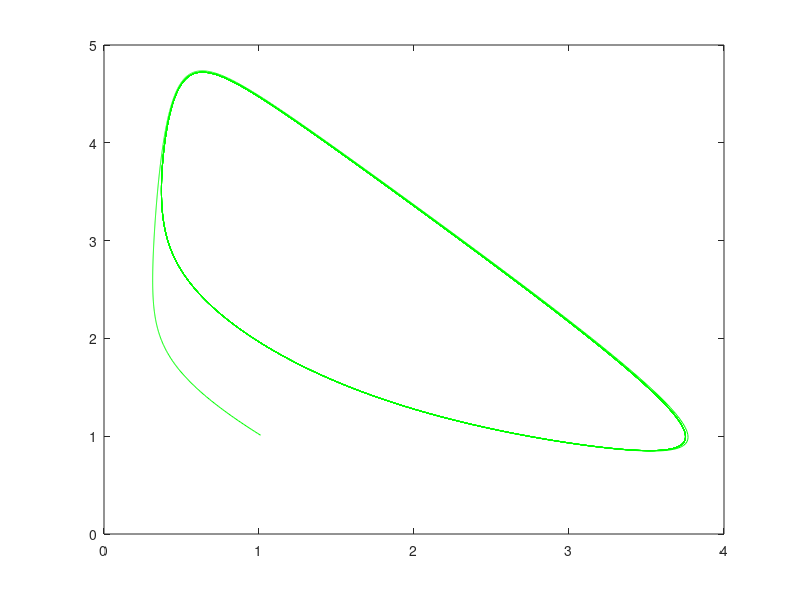

MATLAB code for this plot:
h = 0.01;
t = 0:h:100;

Y = [ 1.01, 1.01 ];


function xdot = f (x, t)
  a = 1; b = 3;
  xdot = zeros (2,1);
  xdot(1) = 1-(b+1)*x(1)+a*(x(1)^2)*x(2);
  xdot(2) = b*x(1) - a*(x(1)^2)*x(2);
endfunction

y = lsode('f',Y,t);

[y(:,1)(end), y(:,2)(end)]

% plot(t, y)

 plot(y(:,1), y(:,2), 'g');

function p = periodo(r,h)
% r es un vector con las posiciones y
% h es el paso de tiempo entre valores de r
T=[];r = r-mean(r);
for k = 1:length(r)-1
if r(k+1)*r(k)<0
T = [T;k*h];
end
end
T=T(1:2:end);
p=mean(diff(T));
endfunction

periodo(y(:,1),h)

